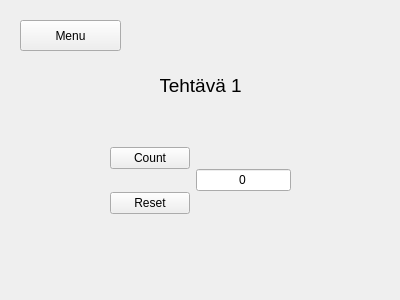
<?xml version="1.0" encoding="UTF-8"?>
<ui version="4.0">
 <class>teht1</class>
 <widget class="QWidget" name="teht1">
  <property name="geometry">
   <rect>
    <x>0</x>
    <y>0</y>
    <width>400</width>
    <height>300</height>
   </rect>
  </property>
  <property name="windowTitle">
   <string>Form</string>
  </property>
  <widget class="QLabel" name="label">
   <property name="geometry">
    <rect>
     <x>160</x>
     <y>70</y>
     <width>81</width>
     <height>31</height>
    </rect>
   </property>
   <property name="font">
    <font>
     <pointsize>14</pointsize>
    </font>
   </property>
   <property name="text">
    <string>Tehtävä 1</string>
   </property>
   <property name="alignment">
    <set>Qt::AlignmentFlag::AlignCenter</set>
   </property>
  </widget>
  <widget class="QPushButton" name="menuButton">
   <property name="geometry">
    <rect>
     <x>20</x>
     <y>20</y>
     <width>101</width>
     <height>31</height>
    </rect>
   </property>
   <property name="text">
    <string>Menu</string>
   </property>
  </widget>
  <widget class="QWidget" name="horizontalLayoutWidget">
   <property name="geometry">
    <rect>
     <x>110</x>
     <y>130</y>
     <width>181</width>
     <height>101</height>
    </rect>
   </property>
   <layout class="QHBoxLayout" name="horizontalLayout">
    <property name="sizeConstraint">
     <enum>QLayout::SizeConstraint::SetNoConstraint</enum>
    </property>
    <item>
     <layout class="QVBoxLayout" name="verticalLayout">
      <property name="sizeConstraint">
       <enum>QLayout::SizeConstraint::SetNoConstraint</enum>
      </property>
      <item>
       <widget class="QPushButton" name="countButton">
        <property name="text">
         <string>Count</string>
        </property>
       </widget>
      </item>
      <item>
       <widget class="QPushButton" name="resetButton">
        <property name="text">
         <string>Reset</string>
        </property>
       </widget>
      </item>
     </layout>
    </item>
    <item>
     <widget class="QLineEdit" name="numBox">
      <property name="text">
       <string>0</string>
      </property>
      <property name="alignment">
       <set>Qt::AlignmentFlag::AlignCenter</set>
      </property>
      <property name="readOnly">
       <bool>true</bool>
      </property>
     </widget>
    </item>
   </layout>
  </widget>
 </widget>
 <resources/>
 <connections/>
</ui>
